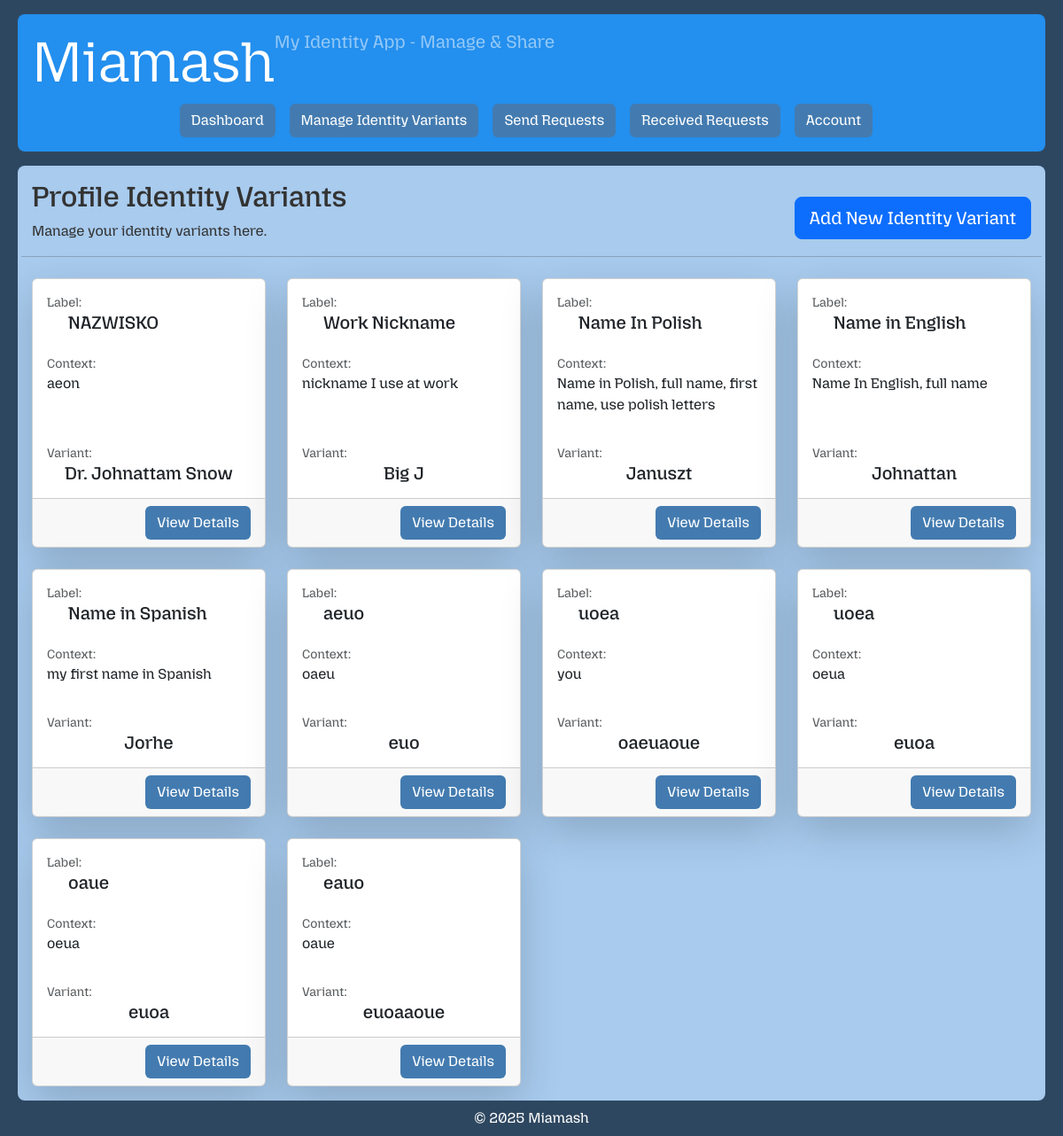
Before: /profile/identity-variant/ (signed in) with the older database file.
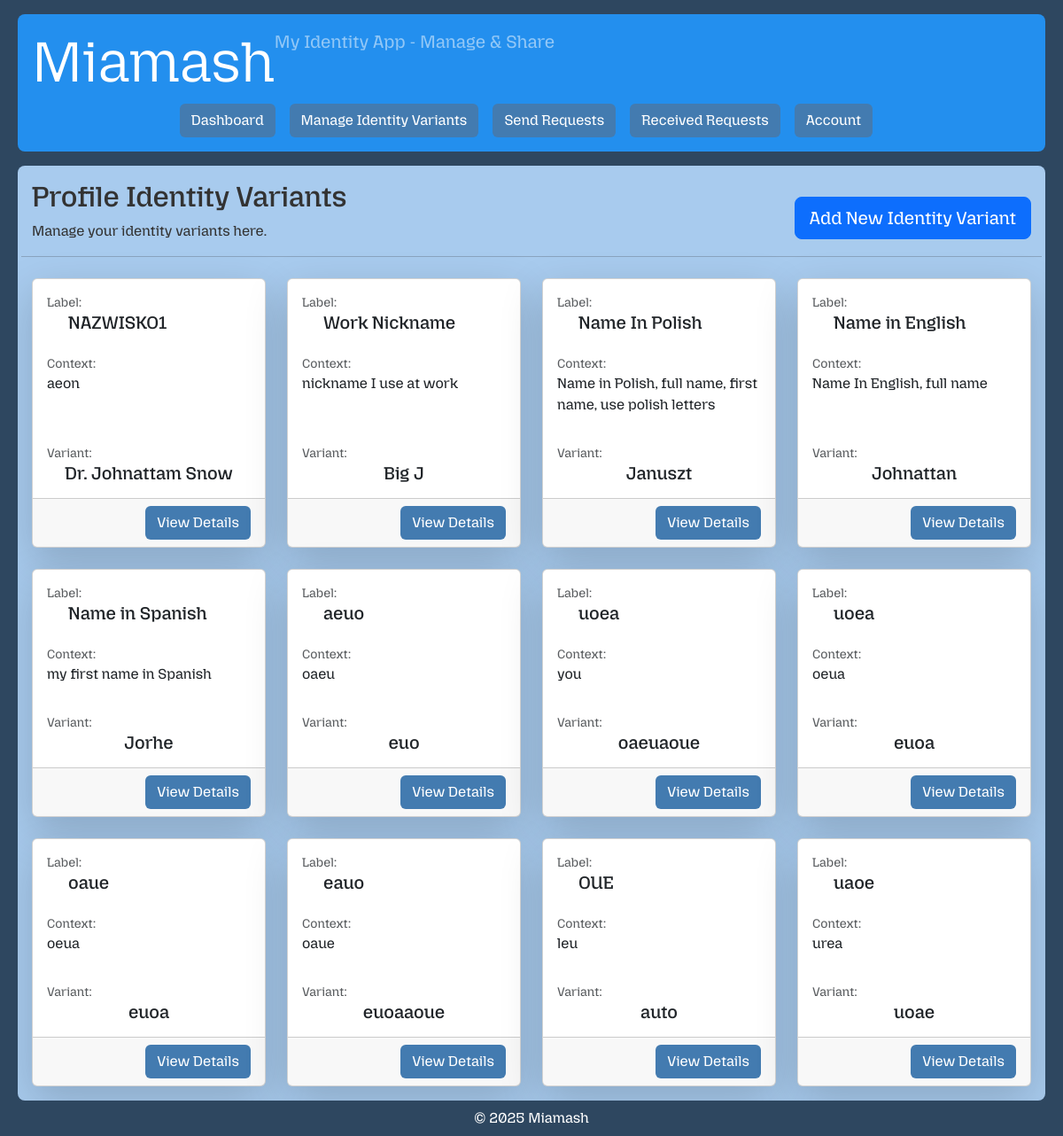
After: the same page with the newer database file.
### core/models.py (models this page shows, shortened)
class ProfileIdentityVariant(models.Model):
    user = models.ForeignKey(User, on_delete=models.CASCADE, related_name='identity_variants')
    label = models.CharField(max_length=50)
    context = models.TextField(blank=True)
    variant = models.CharField(max_length=100)

### web/views.py (the view)
# urls.py: path('profile/identity-variant/', ProfileIdentityVariantListView.as_view(), name='profile-identity-variant-list'),
class ProfileIdentityVariantListView(ProfileIdentityVariantOwnerPermissionMixin, ListView):
    template_name = 'private/profile_identity_variant_list.html'
    context_object_name = 'profile_identity_variants'

### web/permissions.py (called while the page is built)
    def get_queryset(self):
        return self.model.objects.filter(user=self.request.user)

### web/templates/private/profile_identity_variant_list.html
{% extends "private/base.html" %}
{% block content %}
    <div class="row align-items-center mb-2">
        <div class="col">
            <h2>Profile Identity Variants</h2>
            <p>Manage your identity variants here.</p>
        </div>
        <div class="col-auto">
            <a class="btn btn-primary btn-lg" href="{% url 'profile-identity-variant-create' %}">Add New Identity Variant</a>
        </div>
        <hr>
    </div>
    {% if profile_identity_variants %}
        <div class="row row-cols-1 row-cols-sm-1 row-cols-md-2 row-cols-lg-3 row-cols-xl-4 row-cols-xxl-5  g-4">
            {% for variant in profile_identity_variants %}
                <div class="col">
                    <div class="card h-100 mb-3 shadow-lg">
                        <div class="card-body d-flex flex-column">
                            <p class="text-muted mb-0 small">Label:</p>
                            <h5 class="card-text ps-4 ">{{ variant.label }}</h5>
                            <p class="text-muted mb-0 mt-3 small">Context:</p>
                            <p class="card-text">{{ variant.context }}</p>
                            <div class="flex-grow-1"></div>
                            <p class="text-muted mb-0 small">Variant:</p>
                            <h5 class="card-text text-center">{{ variant.variant }}</h5>
                        </div>
                        <div class="card-footer text-end">
                            <a class="btn btn-blue" href="{% url 'profile-identity-variant-detail' variant.id %}">View Details</a>
                        </div>
                    </div>
                </div>
            {% endfor %}
        </div>
    {% else %}
        <p>No variants at the moment... Go ahead and add a new one !</p>
    {% endif %}
{% endblock %}

### web/templates/private/base.html (shortened to what this page needs)
{% load static %}
<!DOCTYPE html>
<html lang="en">
<head>
    {% load django_bootstrap5 %}
    {% bootstrap_css %}
    <link rel="stylesheet" href="{% static 'css/private/base.css' %}">
</head>
<body class="container-fluid">
    <header class="p-3 m-2 mt-3 rounded-3">
        <div class="d-flex">
            <h1 class="text-white display-3">Miamash</h1>
            <p class="text-white-50 fs-5 ">My Identity App - Manage & Share</p>
        </div>
        <nav class="row justify-content-center">
            <ul class="nav justify-content-center gap-3">
                <li class="nav-item">
                    <a class="btn btn-blue" href="{% url 'dashboard' %}">Dashboard</a>
                </li>
                <li class="nav-item">
                    <a class="btn btn-blue" href="{% url 'profile-identity-variant-list' %}">Manage Identity Variants</a>
                </li>
                <li class="nav-item">
                    <a class="btn btn-blue" href="{% url 'request-send-list' %}">Send Requests</a>
                </li>
                <li class="nav-item">
                    <a class="btn btn-blue" href="{% url 'request-receive-list' %}">Received Requests</a>
                </li>
                <li class="nav-item">
                    <a class="btn btn-blue" href="{% url 'account_settings' %}">Account</a>
                </li>
            </ul>
        </nav>
    </header>
    <main class="main-container p-3 m-2 rounded-3">
        <div >
            {% block content %}
            {% endblock %}
        </div>
    </main>
    <footer>
        <div class="footer-container m-2 rounded-3 mt-auto">
            <p class="text-center mb-0">&copy; 2025 Miamash</p>
        </div>
    </footer>
</body>
</html>

### web/static/css/private/base.css (style rules this page uses)
body { font-family: 'MozillaHeadline', Arial, sans-serif; color: #333; background-color: rgb(46, 71, 96); height: 100vh; display: flex; flex-direction: column; }
header { background-color: #238fee; }
.btn-blue { background-color: #437bb0; color: white; }
main { flex: 1 1 auto; display: flex; flex-direction: column; overflow-y: auto; min-height: 0; background-color: #a8cbee; }
.footer-container { color: white; }

Changed rows visible on the page:
changed ProfileIdentityVariant "Dr. Johnattam Snow": label "NAZWISKO" → "NAZWISKO1"
added ProfileIdentityVariant: label "OUE", context "leu", variant "auto"
added ProfileIdentityVariant: label "uaoe", context "urea", variant "uoae"
